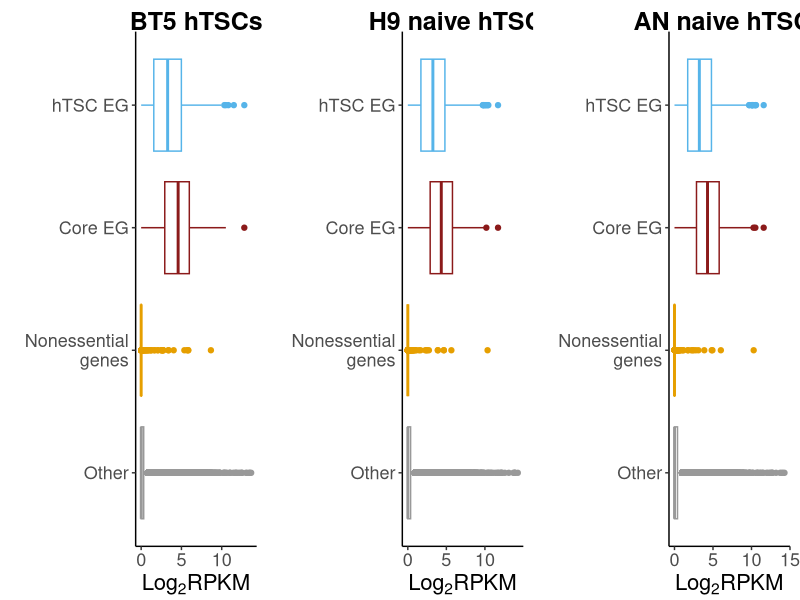

Recreate this plot in R.
library(ggplot2)
library(gridExtra)


rc_data<- read.table("merged_gene_name_expression.txt", sep="\t", row.names =1, header=T)

data<- read.table("bagel_d18vsd0_wClass.txt", sep="\t", header=T)
EG_data<- data[data[,"mean_RPKM_BT5_hTSC"]>0,]

CEG_data<- read.table("Hart_et_al_2017_CEGs.txt", sep="\t", header=T)
NEG_data<- read.table("Hart_et_al_2014_nonessential_genes.txt", sep="\t", header=T)



readcountsRaw<- rc_data[,-1]
geneLength<- rc_data[,1]

cpm=apply(readcountsRaw,2,function(x) x/sum(x)*10^6)
rpkm=apply(readcountsRaw,2,function(x) x/sum(x))*10^9/geneLength

BT5_mean<- rowMeans(rpkm[,c("BT5_hTSC_1", "BT5_hTSC_2")])

rpkm1<- cbind(rpkm, BT5_mean)

# rpkm+1
log2rpkm<- log2(rpkm1+1)

log2rpkm_unannotated<- log2rpkm[!(rownames(log2rpkm) %in% union(union(EG_data[,1], CEG_data[,1]), NEG_data[,1])),]

####################






####################

log2rpkm_EGs<- log2rpkm[rownames(log2rpkm)%in% EG_data[,1],]
log2rpkm_CEGs<- log2rpkm[rownames(log2rpkm)%in% CEG_data[,1],]
log2rpkm_NEGs<- log2rpkm[rownames(log2rpkm)%in% NEG_data[,1],]

rownames(log2rpkm_EGs)<- paste0("EG_",rownames(log2rpkm_EGs) )
rownames(log2rpkm_CEGs)<- paste0("CEG_",rownames(log2rpkm_CEGs) )

BT5_data<- data.frame(rbind(cbind("EG", log2rpkm_EGs[,"BT5_mean"]), cbind("CEG", log2rpkm_CEGs[,"BT5_mean"]), cbind("NEG", log2rpkm_NEGs[,"BT5_mean"]), cbind("Others", log2rpkm_unannotated[,"BT5_mean"])))
AN_naive_data<- data.frame(rbind(cbind("EG", log2rpkm_EGs[,"AN_naive_hTSC"]), cbind("CEG", log2rpkm_CEGs[,"AN_naive_hTSC"]), cbind("NEG", log2rpkm_NEGs[,"AN_naive_hTSC"]), cbind("Others", log2rpkm_unannotated[,"AN_naive_hTSC"])))
H9_naive_data<- data.frame(rbind(cbind("EG", log2rpkm_EGs[,"H9_naive_hTSC"]), cbind("CEG", log2rpkm_CEGs[,"H9_naive_hTSC"]), cbind("NEG", log2rpkm_NEGs[,"H9_naive_hTSC"]), cbind("Others", log2rpkm_unannotated[,"H9_naive_hTSC"])))

colnames(BT5_data)<- c("Type", "log2rpkm");
colnames(AN_naive_data)<- c("Type", "log2rpkm");
colnames(H9_naive_data)<- c("Type", "log2rpkm");
BT5_data[,"log2rpkm"]<- as.numeric(as.character(BT5_data[,"log2rpkm"]))
AN_naive_data[,"log2rpkm"]<- as.numeric(as.character(AN_naive_data[,"log2rpkm"]))
H9_naive_data[,"log2rpkm"]<- as.numeric(as.character(H9_naive_data[,"log2rpkm"]))

BT5_data[,"Type"]<- factor(BT5_data[,"Type"], levels=c("Others", "NEG", "CEG", "EG"));
AN_naive_data[,"Type"]<- factor(AN_naive_data[,"Type"], levels=c("Others", "NEG", "CEG", "EG"));
H9_naive_data[,"Type"]<- factor(H9_naive_data[,"Type"], levels=c("Others", "NEG", "CEG", "EG"));

p1<- ggplot(BT5_data, aes(x=Type, y=log2rpkm, color=Type)) + geom_boxplot();
p1<- p1+ coord_flip()
p1<- p1+ theme(legend.position="none", plot.title=element_text(hjust=0.5, vjust=-1, size=18, face="bold"), axis.text=element_text(size=13), axis.title=element_text(size=16) )
p1<- p1+ labs(title="BT5 hTSCs", x="", y=expression(paste(Log[2], "RPKM",sep="")))
p1<- p1+ theme(panel.grid.major = element_blank(), panel.grid.minor = element_blank(), panel.background = element_blank(), axis.line = element_line(colour = "black"))
p1<- p1+ scale_color_manual(values=c("#999999", "#E69F00", "#8b1a1a", "#56B4E9"))
p1<- p1+ theme(plot.margin = unit(c(0,0.5,0,0), "lines"))
p1<- p1+ scale_x_discrete(labels=c("Others"="Other", "NEG"="Nonessential\ngenes", "CEG"="Core EG", "EG"= "hTSC EG"));


p2<- ggplot(AN_naive_data, aes(x=Type, y=log2rpkm, color=Type)) + geom_boxplot();
p2<- p2+ coord_flip()
p2<- p2+ theme(legend.position="none", plot.title=element_text(hjust=0.5, vjust=-1, size=18, face="bold"), axis.text=element_text(size=13), axis.title=element_text(size=16) )
p2<- p2+ labs(title="AN naive hTSCs", x="", y=expression(paste(Log[2], "RPKM",sep="")))
p2<- p2+ theme(panel.grid.major = element_blank(), panel.grid.minor = element_blank(), panel.background = element_blank(), axis.line = element_line(colour = "black"))
p2<- p2+ scale_color_manual(values=c("#999999", "#E69F00", "#8b1a1a", "#56B4E9"))
p2<- p2+ theme(plot.margin = unit(c(0,0.5,0,0), "lines"))
p2<- p2+ scale_x_discrete(labels=c("Others"="Other", "NEG"="Nonessential\ngenes", "CEG"="Core EG", "EG"= "hTSC EG"));


p3<- ggplot(H9_naive_data, aes(x=Type, y=log2rpkm, color=Type)) + geom_boxplot();
p3<- p3+ coord_flip()
p3<- p3+ theme(legend.position="none", plot.title=element_text(hjust=0.5, vjust=-1,size=18, face="bold"), axis.text=element_text(size=13), axis.title=element_text(size=16) )
p3<- p3+ labs(title="H9 naive hTSCs", x="", y=expression(paste(Log[2], "RPKM",sep="")))
p3<- p3+ theme(panel.grid.major = element_blank(), panel.grid.minor = element_blank(), panel.background = element_blank(), axis.line = element_line(colour = "black"))
p3<- p3+ scale_color_manual(values=c("#999999", "#E69F00", "#8b1a1a", "#56B4E9"))
p3<- p3+ theme(plot.margin = unit(c(0,0.5,0,0), "lines"))
p3<- p3+ scale_x_discrete(labels=c("Others"="Other", "NEG"="Nonessential\ngenes", "CEG"="Core EG", "EG"= "hTSC EG"));


pdf("figS3c_exp_boxplot.pdf", width=9.5, height=3.2);
grid.arrange(p1, p3, p2, nrow=1)


dev.off();



